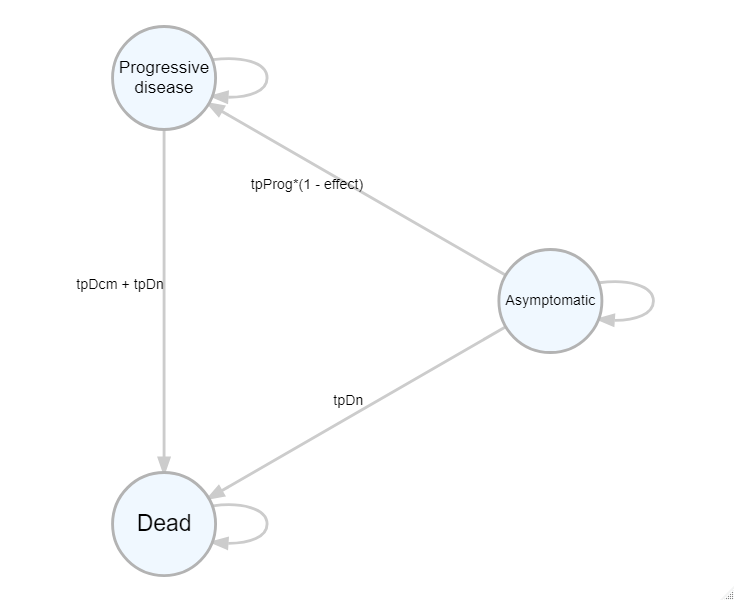

Reproduce this figure in R.
library(DiagrammeR)
library(diagram)

a_graph <-
  create_graph() %>%
  add_node(label = "Asymptomatic",
           node_aes = node_aes(fontsize = 5)) %>% # 1
  add_node(label = "Progressive \ndisease", from = 1,
           node_aes = node_aes(fontsize = 6),
           edge_aes = edge_aes(label = "tpProg*(1 - effect)", fontsize = 5, len = 0.5)) %>%
  add_node(label = "Dead", from = c(1,2),
           node_aes = node_aes(fontsize = 8),
           edge_aes = edge_aes(label = c("tpDn", "tpDcm + tpDn"), fontsize = 5, len = 0.5)) %>%
  add_edge(from = 1, to = 1, edge_aes = edge_aes(label = " ")) %>%
  add_edge(from = 2, to = 2) %>%
  add_edge(from = 3, to = 3)

render_graph(a_graph, layout = "nicely")
render_graph(a_graph, layout = "circle")
